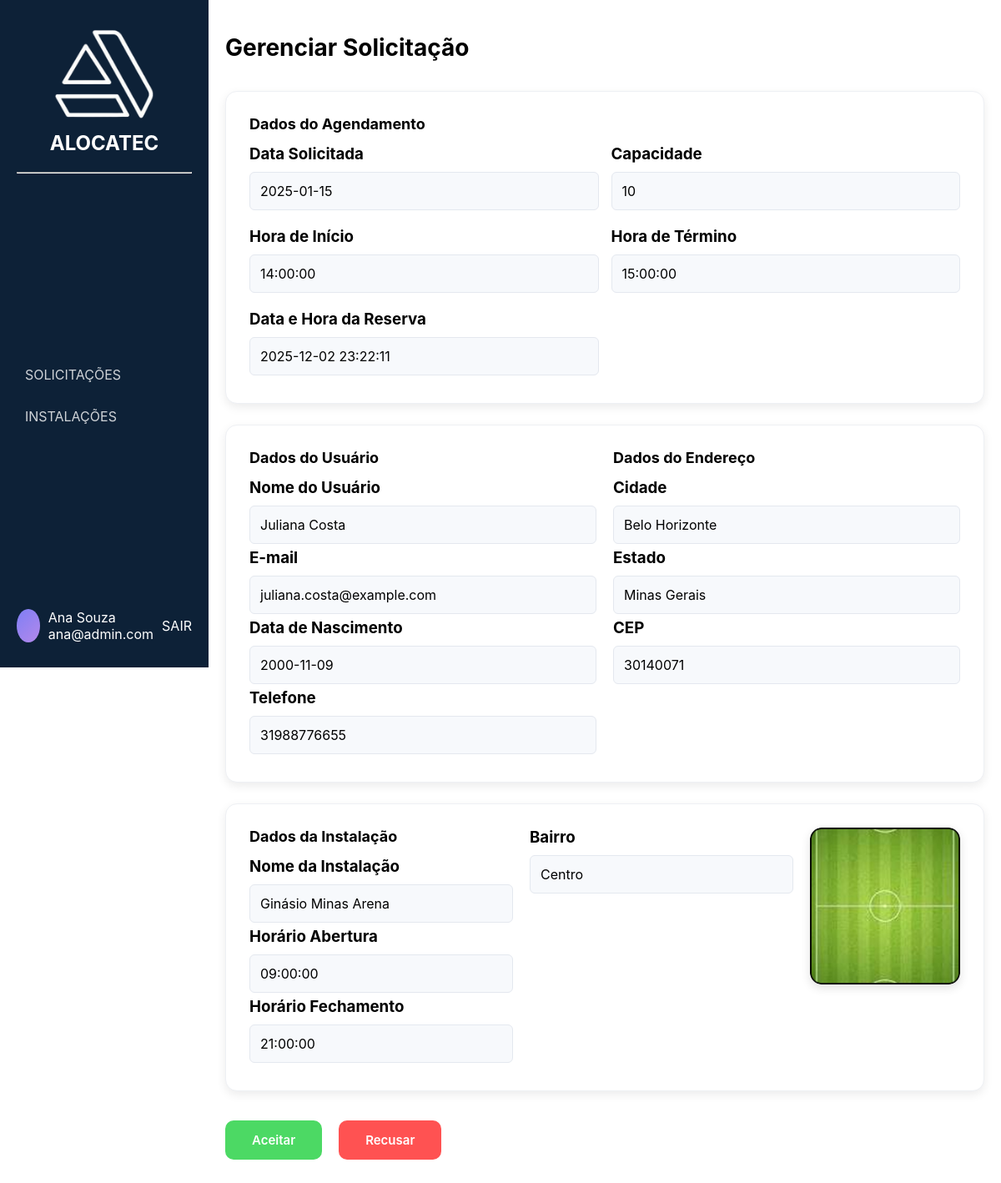
The page /pages/gerenciar_solicitacao/gerenciar.php?id=3 (signed in) on the database its author committed.
### tables this page shows
CREATE TABLE reserva (
    id_reserva INT AUTO_INCREMENT PRIMARY KEY,
    data DATE NOT NULL,
    horario_inicio TIME NOT NULL,
    horario_fim TIME NOT NULL,
    status ENUM('pendente', 'concluída', 'cancelada') NOT NULL,
    capacidade INT NOT NULL, 
    data_reserva DATETIME DEFAULT CURRENT_TIMESTAMP,
    motivo_recusa ENUM('1','2','3','4','5','6'),
    id_usuario INT NOT NULL,
    id_estabelecimento INT NOT NULL,
    id_espaco INT NOT NULL,
    id_administrador INT NOT NULL,
    FOREIGN KEY (id_usuario) REFERENCES usuario(id_usuario),
    FOREIGN KEY (id_estabelecimento) REFERENCES estabelecimento(id_estabelecimento),
    FOREIGN KEY (id_espaco) REFERENCES espaco(id_espaco),
    FOREIGN KEY (id_administrador) REFERENCES administrador(id_administrador)
);

CREATE TABLE usuario (
    id_usuario INT AUTO_INCREMENT PRIMARY KEY,
    nome_usu VARCHAR(100) NOT NULL,
    email VARCHAR(100) NOT NULL,
    telefone VARCHAR(20) NOT NULL,
    data_nas DATE NOT NULL,
    estado VARCHAR(50) NOT NULL,
    cidade VARCHAR(100) NOT NULL,
    cep VARCHAR(8) NOT NULL,
    cpf VARCHAR(20) NOT NULL,
    endereco VARCHAR(150) NOT NULL,
    senha VARCHAR(255) NOT NULL,
    genero ENUM('F', 'M') NOT NULL
);

CREATE TABLE estabelecimento (
    id_estabelecimento INT AUTO_INCREMENT PRIMARY KEY,
    nome_est VARCHAR(100) NOT NULL,
    tipo ENUM('Vôlei','Futebol','Basquete','Piscina', 'Poliesportivo','Outros') NOT NULL,
    endereco VARCHAR(150) NOT NULL,
    numero NUMERIC(5) NOT NULL,
    bairro VARCHAR(150) NOT NULL,
    cep VARCHAR(10) NOT NULL,
    cidade VARCHAR(150) NOT NULL,
    complemento VARCHAR(150),
    uf VARCHAR(2) NOT NULL,
    status ENUM('Ativo', 'Inativo') NOT NULL,
    inicio TIME NOT NULL,
    termino TIME NOT NULL,
    disponibilidade ENUM('Seg-Sex', 'Sab-Dom', 'Seg-Dom') NOT NULL,
    id_administrador INT NOT NULL,
    FOREIGN KEY (id_administrador) REFERENCES administrador(id_administrador)
);

### login/login.php (called while the page is built, shortened)
<?php
if (session_status() === PHP_SESSION_NONE) {
class Store {
    public static function get($key) {
        return $_SESSION[$key] ?? null;
    }
}
}

### pages/gerenciar_solicitacao/gerenciar.php (the view, shortened to what this page needs)
<?php
require_once '../../login/login.php';
$usuario = Store::get('usuario');
?>
<!DOCTYPE html>
<html lang="pt-br">
<head>
    <link rel="stylesheet" href="gerenciar.css">
</head>
<body>
<div class="container">
    <aside class="sidebar">
        <div class="logo">
            <div class="icone-logo">
                <img src="./img/logo.png" alt="Logo">
            </div>
            <h2>ALOCATEC</h2>
            <br>
            <hr>
        </div>
        <nav>
            <ul>
                <li><a href="../solicitacao/solicitacao.php">SOLICITAÇÕES</a></li>
                <li><a href="../instalacoes/instalacoes.php">INSTALAÇÕES</a></li>
            </ul>
        </nav>
        <div class="user">
            <div class="avatar"></div>
            <div class="user-info">
                <p class="nome"><?= htmlspecialchars($usuario['nome']); ?></p>
                <p class="cargo"><?= htmlspecialchars($usuario['email']); ?></p>
            </div>
            <a href="../../login/logout.php" class="logout">SAIR</a>
        </div>
    </aside>
    <main class="content">
          <div class="cards-wrapper">
        <h1>Gerenciar Solicitação</h1>
<?php
require_once '../../database/conexao_bd_mysql.php';
$id = intval($_GET['id']);
$sql = "
SELECT
    s.*,
    u.nome_usu, u.email, u.data_nas, u.telefone,
    e.bairro, u.estado, u.cidade, u.cep,
    e.nome_est AS nome_est, e.inicio, e.termino,
    esp.capacidade AS capacidade_espaco,
    esp.cobertura,
    esp.localidade
FROM reserva s
INNER JOIN usuario u
    ON s.id_usuario = u.id_usuario
INNER JOIN estabelecimento e
    ON s.id_estabelecimento = e.id_estabelecimento
INNER JOIN espaco esp
    ON s.id_espaco = esp.id_espaco
WHERE s.id_reserva = $id";
$reservas = mysqli_query($conexao_servidor_bd, $sql);
$value = mysqli_fetch_assoc($reservas);
?>
        <section class="card">
            <h2>Dados do Agendamento</h2>
            <div class="grid">
                <div>
                    <h3>Data Solicitada</h3>
                    <p><?= htmlspecialchars($value['data']) ?></p>
                </div>
                <div>
                    <h3>Capacidade</h3>
                    <p><?= htmlspecialchars($value['capacidade']) ?></p>
                </div>
                <div>
                    <h3>Hora de Início</h3>
                    <p><?= htmlspecialchars($value['horario_inicio']) ?></p>
                </div>
                <div>
                    <h3>Hora de Término</h3>
                    <p><?= htmlspecialchars($value['horario_fim']) ?></p>
                </div>
                <div>
                    <h3>Data e Hora da Reserva</h3>
                    <p><?= htmlspecialchars($value['data_reserva']) ?></p>
                </div>
            </div>
        </section>
        <section class="card row">
            <div class="col">
                <h2>Dados do Usuário</h2>
                <h3>Nome do Usuário</h3>
                <p><?= htmlspecialchars($value['nome_usu']) ?></p>
                <h3>E-mail</h3>
                <p><?= htmlspecialchars($value['email']) ?></p>
                <h3>Data de Nascimento</h3>
                <p><?= htmlspecialchars($value['data_nas']) ?></p>
                <h3>Telefone</h3>
                <p><?= htmlspecialchars($value['telefone']) ?></p>
            </div>
            <div class="col">
                <h2>Dados do Endereço</h2>
                <h3>Cidade</h3>
                <p><?= htmlspecialchars($value['cidade']) ?></p>
                <h3>Estado</h3>
                <p><?= htmlspecialchars($value['estado']) ?></p>
                <h3>CEP</h3>
                <p><?= htmlspecialchars($value['cep']) ?></p>
            </div>
        </section>
        <section class="card row">
            <div class="col">
                <h2>Dados da Instalação</h2>
                <h3>Nome da Instalação</h3>
                <p><?= htmlspecialchars($value['nome_est']) ?></p>
                <h3>Horário Abertura</h3>
                <p><?= htmlspecialchars($value['inicio']) ?></p>
                <h3>Horário Fechamento</h3>
                <p><?= htmlspecialchars($value['termino']) ?></p>
            </div>
            <div class="col">
                <h3>Bairro</h3>
                <p><?= htmlspecialchars($value['bairro']) ?></p>
            </div>
            <div class="install-img">
                <img src="./img/futebol.png" alt="Imagem da instalação">
            </div>
        </section>
        <div class="actions">
            <button class="accept" onclick="aceitarReserva(<?= $value['id_reserva'] ?>)">Aceitar</button>
            <button class="reject">Recusar</button>
        </div>
</div>
    </main>
</div>
</body>
</html>

### pages/gerenciar_solicitacao/gerenciar.css (style rules this page uses)
* { margin: 0; padding: 0; box-sizing: border-box; font-family: "Inter", sans-serif; }
body { background: #ffffff; }
.container { display: flex; }
.sidebar { position: fixed; left: 0; top: 0; height: 100vh; width: 250px; background: #0d2137; color: white; display: flex; flex-direction: column; justify-content: space-between; padding: 30px 20px; }
.logo { text-align: center; margin-bottom: 10px; }
.logo img { width: 120px; height: auto; }
nav ul { list-style: none; }
nav ul li { padding: 15px 10px; cursor: pointer; opacity: 0.8; transition: 0.3s; }
a { text-decoration: none; color: white; }
.user { display: flex; align-items: center; gap: 10px; }
.avatar { width: 40px; height: 40px; background: linear-gradient(135deg, #7f7ff5, #b388eb); border-radius: 50%; }
.logout { margin-left: auto; }
.content { margin-left: 250px; width: calc(100% - 250px); min-height: 100vh; display: flex; justify-content: center; padding: 40px 20px; }
.cards-wrapper { width: 100%; max-width: 1100px; display: flex; flex-direction: column; gap: 25px; }
.content h1 { font-size: 28px; font-weight: 700; margin-bottom: 10px; }
.card { background: white; border-radius: 14px; padding: 28px; box-shadow: 0 4px 12px rgba(0, 0, 0, 0.08); border: 1px solid #eef0f4; }
.card h2 { font-size: 18px; margin-bottom: 14px; }
.grid { display: grid; grid-template-columns: repeat(2, 1fr); gap: 15px; }
.grid p, .col p { background: #f7f9fc; padding: 12px; border-radius: 6px; border: 1px solid #e4e8ef; margin-top: 10px; margin-bottom: 5px; }
.row { display: flex; gap: 20px; }
.col { flex: 1; }
.install-img img { width: 180px; border-radius: 14px; box-shadow: 0 4px 12px rgba(0, 0, 0, 0.12); }
.actions { margin-top: 10px; display: flex; gap: 20px; }
.accept, .reject { padding: 14px 32px; border: none; border-radius: 10px; font-weight: 600; cursor: pointer; font-size: 15px; transition: 0.25s; }
.accept { background: #4cd964; color: white; }
.reject { background: #ff5252; color: white; }

### rows shown on the page
reserva: data "2025-01-15", capacidade "10", horario_inicio "14:00:00", horario_fim "15:00:00", data_reserva "2025-12-02 23:22:11", id_usuario.nome_usu "Juliana Costa", id_usuario.email "juliana.costa@example.com", id_usuario.data_nas "2000-11-09", id_usuario.telefone "31988776655", id_usuario.cidade "Belo Horizonte", id_usuario.estado "Minas Gerais", id_usuario.cep "30140071", id_estabelecimento.nome_est "Ginásio Minas Arena", id_estabelecimento.inicio "09:00:00", id_estabelecimento.termino "21:00:00", id_estabelecimento.bairro "Centro"

### other values the page prints
$usuario['nome'] "Ana Souza"
$usuario['email'] "ana@admin.com"
